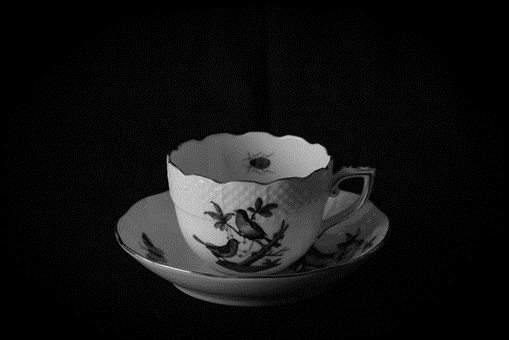
#> input picture materials/cup_1.png, 509 x 340 px, found by its file name
$ python example_voronoiSimulation.py
#> lines starting #> are read from the running program, lines starting #| are printed output that depends on the picture
### scripts/voronoi_simulation.py
import numpy as np
from scipy.spatial import Voronoi
import matplotlib.pyplot as plt
from scripts.math_custom import generate_points_from_img, interpolate_matrices
from scripts.voronoi import voronoi_finite_polygons_2d, calc_centroids_of_regions
from scripts.animation import get_current_plot_as_img, save_frames_as_gif

from PIL import Image
import imageio

class VoronoiSimulation:
    def __init__(self, img_gray: np.ndarray, num_points= 100, move_factor=0.5):
        self.num_points = num_points
        self.width = img_gray.shape[1]
        self.img_gray = img_gray
        self.height = img_gray.shape[0]
        self.points = self.generate_new_points()
        self.voronoi = Voronoi(self.points)
        self.move_factor = move_factor
        self.regions = []
        self.vertices = []
        self.radius = max(self.width, self.height)/2

    def generate_new_points(self):
        return generate_points_from_img(self.img_gray ,self.num_points)

    def update_voronoi(self):
        self.voronoi = Voronoi(self.points)
        regions, vertices = voronoi_finite_polygons_2d(self.voronoi, self.radius)
        self.regions = regions
        self.vertices = vertices

    def update_points(self):
        centroids = calc_centroids_of_regions(self.regions, self.vertices, self.img_gray)
        self.points = interpolate_matrices(self.points, centroids, self.move_factor)

    def plot_voronoi(self):
        plt.clf()
        # Show image, points, and region edges
        plt.imshow(self.img_gray, cmap='gray')
        plt.plot(self.points[:, 0], self.points[:, 1], 'b.')
        for region in self.regions:
            region = np.append(region, region[0])
            plt.plot(self.vertices[region, 0], self.vertices[region, 1], 'r-')
        plt.xlim(0, self.img_gray.shape[1])
        plt.ylim(self.img_gray.shape[0], 0)
        plt.pause(0.005)

    def run_simulation(self, iterations, save_gif=False, gif_name=None):
        self.generate_new_points()

        if save_gif and gif_name is not None:
            frames = []

        for ii in range(iterations):
            self.update_voronoi()
            self.update_points()

            self.plot_voronoi()

            if save_gif and gif_name is not None:
                frames.append(get_current_plot_as_img())

        if save_gif and gif_name is not None:
            save_frames_as_gif(frames, gif_name)

### scripts/math_custom.py
import numpy as np
import matplotlib.path as mplpath

# [6 lines left out: function calculate_centroid_from_mask_and_img, not called in this run]

def interpolate_matrices(matrix1, matrix2, factor):
    return np.add(matrix1, np.multiply(factor, np.subtract(matrix2, matrix1)))

def generate_points(num_points, width, height):
    return np.random.rand(num_points, 2) * np.array([width, height])

def convert_ind_to_coords(inds, width):
    return np.array([inds % width, inds // width]).T

def get_points_inside_polygon(polygon, width, height):
    x, y = np.meshgrid(np.arange(width), np.arange(height))
    path = mplpath.Path(polygon)
    mask = path.contains_points(np.vstack((x.flatten(), y.flatten())).T)
    inds_inside_polygon = np.where(mask)[0]

    points_inside_polygon = convert_ind_to_coords(inds_inside_polygon, width)

    return points_inside_polygon

def calc_center_of_mass(pos, mass: np.ndarray):
    if np.all(mass == 0):   # if all mass is zero, return the average position
        mass = mass + 1

    return np.average(pos, weights=mass, axis=0)

def generate_points_from_img(image_gray, num_points):
    weights = image_gray.flatten()
    indices = np.random.choice(image_gray.size, num_points, replace=False, p=weights/np.sum(weights))
    return convert_ind_to_coords(indices, image_gray.shape[1])

# [25 lines left out: functions create_gradient, calc_polygon_center, not called in this run]

### scripts/voronoi.py
import numpy as np
from scipy.spatial import Voronoi, voronoi_plot_2d, cKDTree
import matplotlib.pyplot as plt
from scripts.math_custom import get_points_inside_polygon, calc_center_of_mass, calc_polygon_center

def voronoi_finite_polygons_2d(vor: Voronoi, radius=None):
    """
    Reconstruct infinite voronoi regions in a 2D diagram to finite
    regions.
    """
    if vor.points.shape[1] != 2:
        raise ValueError("Requires 2D input")

    new_regions = []
    new_vertices = vor.vertices.tolist()

    center = vor.points.mean(axis=0)
    if radius is None:
        radius = vor.points.ptp().max()

    # Construct a map containing all ridges for a given point
    all_ridges = {}
    for (p1, p2), (v1, v2) in zip(vor.ridge_points, vor.ridge_vertices):
        all_ridges.setdefault(p1, []).append((p2, v1, v2))
        all_ridges.setdefault(p2, []).append((p1, v1, v2))

    # Reconstruct infinite regions
    for p1, region in enumerate(vor.point_region):
        vertices = vor.regions[region]

        if all(v >= 0 for v in vertices):
            # finite region
            new_regions.append(vertices)
            continue

        # reconstruct a non-finite region
        ridges = all_ridges[p1]
        new_region = [v for v in vertices if v >= 0]

        for p2, v1, v2 in ridges:
            if v2 < 0:
                v1, v2 = v2, v1
            if v1 >= 0:
                # finite ridge: already in the region
                continue

            # Compute the missing endpoint of an infinite ridge
            t = vor.points[p2] - vor.points[p1]  # tangent
            t /= np.linalg.norm(t)
            n = np.array([-t[1], t[0]])  # normal

            midpoint = vor.points[[p1, p2]].mean(axis=0)
            direction = np.sign(np.dot(midpoint - center, n)) * n
            far_point = vor.vertices[v2] + direction * radius

            new_region.append(len(new_vertices))
            new_vertices.append(far_point.tolist())

        # sort region counterclockwise
        vs = np.asarray([new_vertices[v] for v in new_region])
        c = vs.mean(axis=0)
        angles = np.arctan2(vs[:,1] - c[1], vs[:,0] - c[0])
        new_region = np.array(new_region)[np.argsort(angles)]

        # finish
        new_regions.append(new_region.tolist())

    return new_regions, np.asarray(new_vertices)

def calc_centroids_of_regions(regions, vertices, img_gray):
    centroids = []
    for region in regions:
        polygon = vertices[region]
        points_inside_polygon = get_points_inside_polygon(polygon, img_gray.shape[1], img_gray.shape[0])
        mass = img_gray[points_inside_polygon[:, 1], points_inside_polygon[:, 0]]
        mask_center_mass = calc_center_of_mass(points_inside_polygon, mass)
        centroids.append(mask_center_mass)

    return centroids

# [33 lines left out: functions calc_centroids_of_regions2, assign_points_to_regions, not called in this run]

# [18 lines that do not run on import are left out]

### scripts/animation.py
import io
import matplotlib.pyplot as plt
from PIL import Image
import imageio

def get_current_plot_as_img() -> Image.Image:
    buf = io.BytesIO()
    plt.savefig(buf, format='png')
    buf.seek(0)
    frame = Image.open(buf)
    return frame

def save_frames_as_gif(frames: list, filename: str, fps: int = 10, loop: int = 0):
    imageio.mimsave(filename, frames, fps=fps, loop=loop)

### example_voronoiSimulation.py

import numpy as np
from PIL import Image
from scripts.voronoi_simulation import VoronoiSimulation


img_gray = np.array(Image.open('materials\cup_1.png').convert('L'))
threshold = 40
img_gray[img_gray < threshold] = 0
#> img_gray: shape (340, 509); min 0, max 220, mean 15.9

voronoi_sim = VoronoiSimulation(img_gray)
#> in generate_points_from_img, `indices = np.random.choice(image_gray.size, num_points, replace=False,..`: indices = 100 values, max 147845 at index 52, min 68941 at index 99, mean 103270.2
#> in __init__, `self.points = self.generate_new_points()`: self.points = 100 pairs, first value 134 to 387, second value 135 to 290
voronoi_sim.run_simulation(30, save_gif=True, gif_name='voronoi_simulation.gif')
#> in voronoi_finite_polygons_2d, `center = vor.points.mean(axis=0)`: center = [238.4, 202.4]
#> after the loop in voronoi_finite_polygons_2d, `for p1, region in enumerate(vor.point_region):`: new_regions = 100 items, first 6: [185, 3, 12, 11, 1, 184], [176, 167, 79, 78, 122, 175], [142, 31, 36, 35, 90, 140], [162, 120, 159], [144, 131, 137, 116, 117, 115, 143], [71, 35, 36, 34, 66, 67, 70]; new_vertices = 212 pairs, first value -195.9 to 638.1, second value -969.8 to 2874.4; v1 = 88; v2 = 89
#> in update_voronoi, `regions, vertices = voronoi_finite_polygons_2d(self.voronoi, self.radi..`: regions has the same summary as new_regions in voronoi_finite_polygons_2d; vertices has the same summary as new_vertices in voronoi_finite_polygons_2d
#> in update_voronoi, `self.regions = regions`: self.regions has the same summary as new_regions in voronoi_finite_polygons_2d
#> in update_voronoi, `self.vertices = vertices`: self.vertices has the same summary as new_vertices in voronoi_finite_polygons_2d
#> the loop in calc_centroids_of_regions, `for region in regions:` made 100 passes
#> (region, mask_center_mass) on passes 1, 2, 3, 5, 6, 7, 8, 9, 10, 12, 13, 14: ([185, 3, 12, 11, 1, 184], [145.7, 209.2]), ([176, 167, 79, 78, 122, 175], [198.2, 233.4]), ([142, 31, 36, 35, 90, 140], [268.6, 217.5]), ([144, 131, 137, 116, 117, 115, 143], [290.7, 198]), ([71, 35, 36, 34, 66, 67, 70], [236.6, 225.4]), ([183, 95, 94, 93, 181], [198.5, 199.7]), ([74, 0, 2, 32, 33, 37, 72], [250, 263]), ([187, 6, 8, 7, 186], [173.4, 277.1]), ([149, 99, 97, 95, 94, 148], [195.6, 192.1]), ([163, 48, 91, 90, 35, 71, 120, 162], [239.2, 205.4]), ([178, 121, 160, 161, 166, 177], [205.1, 211.5]), ([0, 2, 28, 65, 64, 189, 188], [284.4, 266.7])
#> (region, polygon, mask_center_mass) on passes 4, 11, 52: ([162, 120, 159], [[228.6, 203.1], [230.9, 214.6], [216.5, 209.8]], [225.8, 208.9]), ([19, 5, 16], [[148.4, 249.7], [119.3, 243.5], [150, 227.1]], [137.8, 240.1]), ([164, 14, 121, 160], [[222.9, 191.5], [208.5, 196.9], [210, 206], [213.2, 207.7]], [214.3, 199])
#> after the loop in calc_centroids_of_regions, `for region in regions:`: centroids = 100 pairs, first value 130.7 to 377.9, second value 137.9 to 287.2
#> in update_points, `self.points = interpolate_matrices(self.points, centroids, self.move_f..`: self.points = 100 pairs, first value 132.3 to 382.5, second value 136.5 to 288.4
#> the loop in plot_voronoi, `for region in self.regions:` made 100 passes
#> region on passes 1 to 12: [185, 3, 12, 11, 1, 184, 185], [176, 167, 79, 78, 122, 175, 176], [142, 31, 36, 35, 90, 140, 142], [162, 120, 159, 162], [144, 131, 137, 116, 117, 115, 143, 144], [71, 35, 36, 34, 66, 67, 70, 71], [183, 95, 94, 93, 181, 183], [74, 0, 2, 32, 33, 37, 72, 74], [187, 6, 8, 7, 186, 187], [149, 99, 97, 95, 94, 148, 149], [19, 5, 16, 19], [163, 48, 91, 90, 35, 71, 120, 162, 163]
#> in plot_voronoi, `plt.pause(0.005)`:
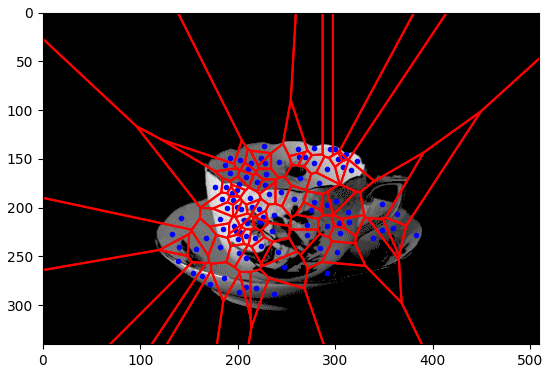
#> figure drawn by matplotlib, 1 panel
#> in get_current_plot_as_img, `frame = Image.open(buf)`:
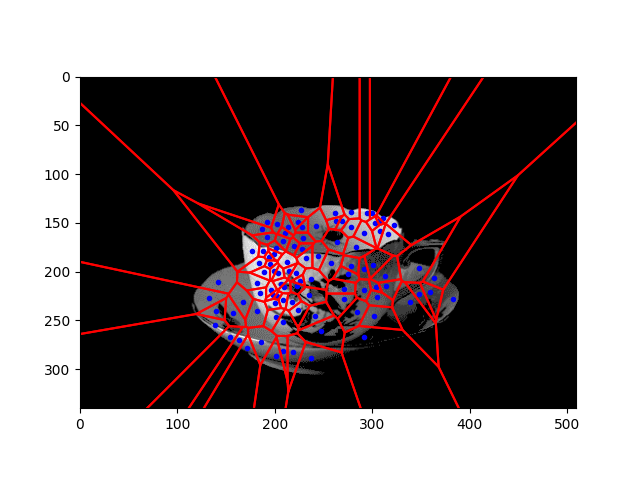
#> frame: PIL image 640x480 RGBA; mean R, G, B, A 134.1, 123.3, 125.2, 255
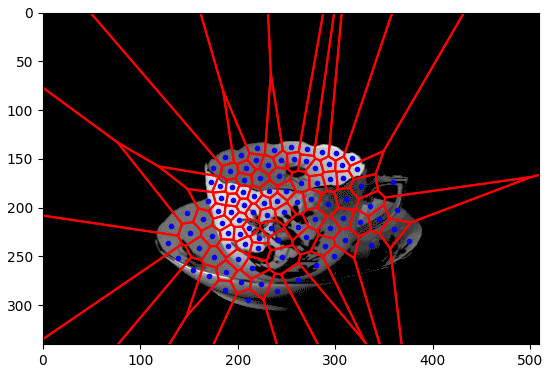
#> figure drawn by matplotlib, 1 panel
